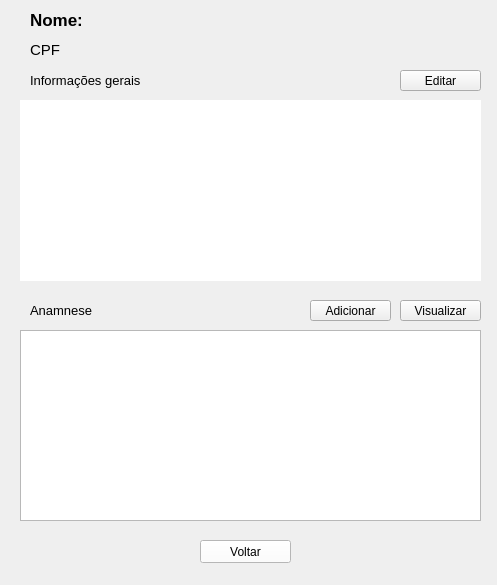
<?xml version="1.0" encoding="UTF-8"?>
<ui version="4.0">
 <class>Form</class>
 <widget class="QWidget" name="Form">
  <property name="geometry">
   <rect>
    <x>0</x>
    <y>0</y>
    <width>497</width>
    <height>585</height>
   </rect>
  </property>
  <property name="windowTitle">
   <string>Form</string>
  </property>
  <widget class="QWidget" name="horizontalLayoutWidget">
   <property name="geometry">
    <rect>
     <x>20</x>
     <y>100</y>
     <width>461</width>
     <height>181</height>
    </rect>
   </property>
   <layout class="QHBoxLayout" name="horizontalLayout">
    <item>
     <widget class="QLabel" name="patient_info">
      <property name="font">
       <font>
        <pointsize>9</pointsize>
       </font>
      </property>
      <property name="styleSheet">
       <string notr="true">background-color: rgb(255, 255, 255);</string>
      </property>
      <property name="text">
       <string/>
      </property>
     </widget>
    </item>
   </layout>
  </widget>
  <widget class="QLabel" name="label">
   <property name="geometry">
    <rect>
     <x>30</x>
     <y>10</y>
     <width>51</width>
     <height>20</height>
    </rect>
   </property>
   <property name="font">
    <font>
     <pointsize>13</pointsize>
     <weight>75</weight>
     <italic>false</italic>
     <bold>true</bold>
    </font>
   </property>
   <property name="text">
    <string>Nome:</string>
   </property>
  </widget>
  <widget class="QWidget" name="horizontalLayoutWidget_2">
   <property name="geometry">
    <rect>
     <x>20</x>
     <y>330</y>
     <width>461</width>
     <height>191</height>
    </rect>
   </property>
   <layout class="QHBoxLayout" name="horizontalLayout_2">
    <item>
     <widget class="QListWidget" name="anamnese_info"/>
    </item>
   </layout>
  </widget>
  <widget class="QPushButton" name="pushButton_editPatient">
   <property name="geometry">
    <rect>
     <x>400</x>
     <y>70</y>
     <width>81</width>
     <height>21</height>
    </rect>
   </property>
   <property name="text">
    <string>Editar</string>
   </property>
  </widget>
  <widget class="QLabel" name="label_2">
   <property name="geometry">
    <rect>
     <x>30</x>
     <y>40</y>
     <width>31</width>
     <height>20</height>
    </rect>
   </property>
   <property name="font">
    <font>
     <pointsize>11</pointsize>
    </font>
   </property>
   <property name="text">
    <string>CPF:</string>
   </property>
  </widget>
  <widget class="QPushButton" name="pushButton_addAnamnesis">
   <property name="geometry">
    <rect>
     <x>310</x>
     <y>300</y>
     <width>81</width>
     <height>21</height>
    </rect>
   </property>
   <property name="text">
    <string>Adicionar</string>
   </property>
  </widget>
  <widget class="QLabel" name="label_3">
   <property name="geometry">
    <rect>
     <x>30</x>
     <y>70</y>
     <width>301</width>
     <height>20</height>
    </rect>
   </property>
   <property name="font">
    <font>
     <pointsize>10</pointsize>
    </font>
   </property>
   <property name="text">
    <string>Informações gerais</string>
   </property>
  </widget>
  <widget class="QLabel" name="label_4">
   <property name="geometry">
    <rect>
     <x>30</x>
     <y>300</y>
     <width>301</width>
     <height>20</height>
    </rect>
   </property>
   <property name="font">
    <font>
     <pointsize>10</pointsize>
    </font>
   </property>
   <property name="text">
    <string>Anamnese</string>
   </property>
  </widget>
  <widget class="QLabel" name="label_name">
   <property name="geometry">
    <rect>
     <x>100</x>
     <y>10</y>
     <width>281</width>
     <height>20</height>
    </rect>
   </property>
   <property name="font">
    <font>
     <pointsize>13</pointsize>
     <italic>false</italic>
    </font>
   </property>
   <property name="text">
    <string/>
   </property>
  </widget>
  <widget class="QLabel" name="label_cpf">
   <property name="geometry">
    <rect>
     <x>80</x>
     <y>30</y>
     <width>251</width>
     <height>20</height>
    </rect>
   </property>
   <property name="font">
    <font>
     <pointsize>11</pointsize>
    </font>
   </property>
   <property name="text">
    <string/>
   </property>
  </widget>
  <widget class="QPushButton" name="pushButton_viewAnamnesis">
   <property name="geometry">
    <rect>
     <x>400</x>
     <y>300</y>
     <width>81</width>
     <height>21</height>
    </rect>
   </property>
   <property name="text">
    <string>Visualizar</string>
   </property>
  </widget>
  <widget class="QPushButton" name="pushButton_CancelA">
   <property name="geometry">
    <rect>
     <x>200</x>
     <y>540</y>
     <width>91</width>
     <height>23</height>
    </rect>
   </property>
   <property name="styleSheet">
    <string notr="true">background-color: rgb(255, 255, 255);</string>
   </property>
   <property name="text">
    <string>Voltar</string>
   </property>
  </widget>
 </widget>
 <resources/>
 <connections/>
</ui>
